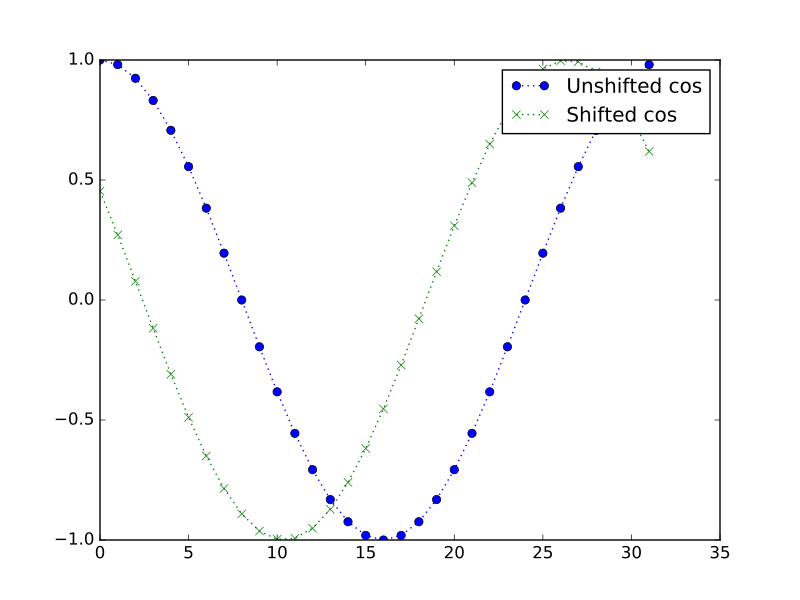

The Python source for this figure:
beta = 1.1
vec_v = np.cos(vec_r_1 + beta)
plt.plot(vec_n, vec_c_1, 'o:', label='Unshifted cos')
# [...]
plt.plot(vec_n, vec_v, 'x:', label='Shifted cos')
# [...]
plt.legend()
# <...>
